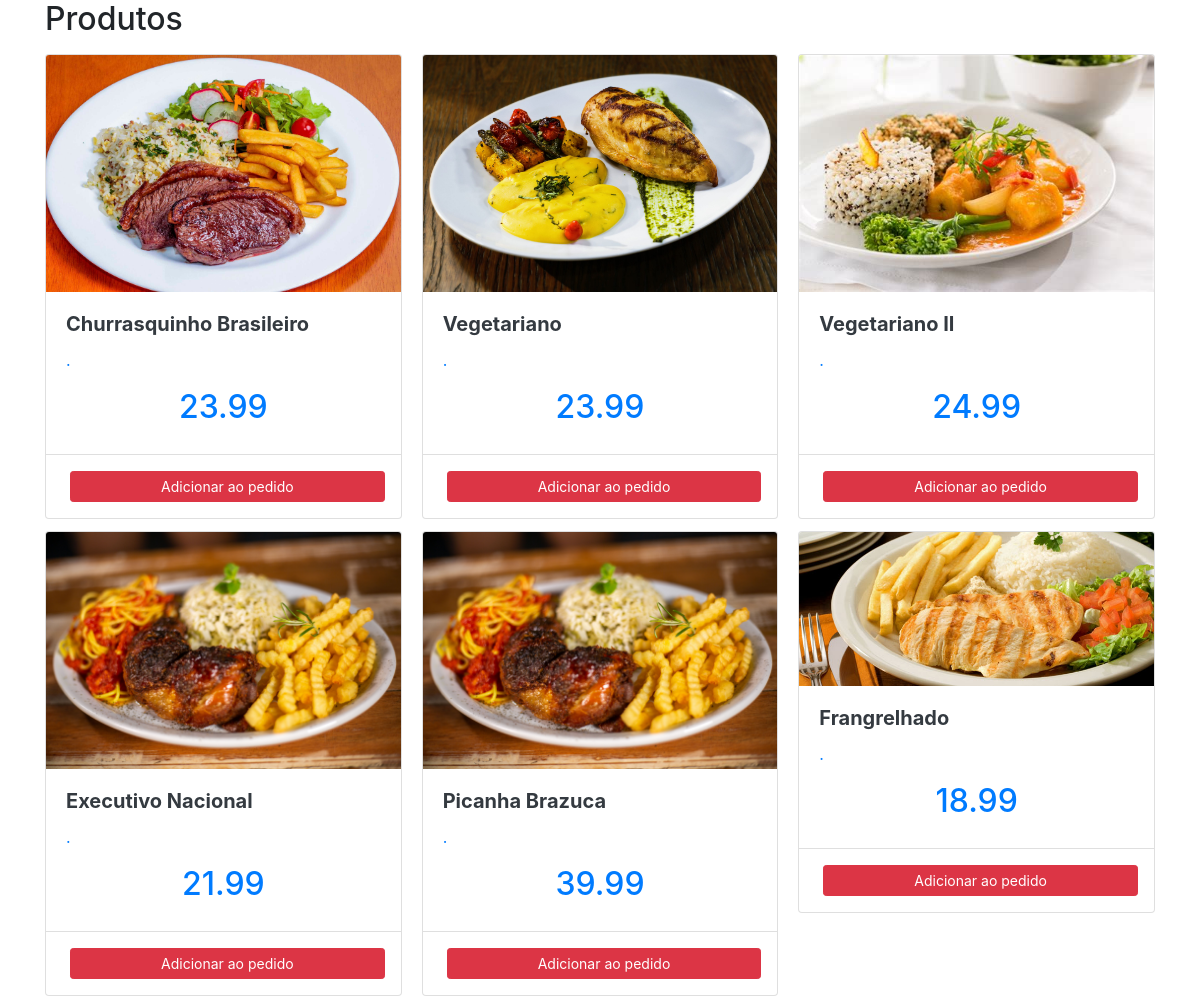
The page / on the database its author committed.
### core/models.py (models this page shows, shortened)
class Base(models.Model):
    criado = models.DateField('Data de criação', auto_now_add=True)
    modificado = models.DateField('Data de atualização', auto_now=True)
    ativo = models.BooleanField('Ativo?', default=True)
    class Meta:
        abstract = True

class Produto(Base):
    nome = models.CharField('Nome', max_length=100)
    descricao = models.TextField('Descrição', blank=True, null=True)
    categoria = models.ForeignKey(Categoria, on_delete=models.CASCADE)
    preco = models.DecimalField('Preço', max_digits=8, decimal_places=2)
    imagem = StdImageField('Imagem', upload_to='produtos', variations={'thumb': (124, 124)})
    slug = models.SlugField('Slug', max_length=100, blank=True, editable=False)

### core/views.py (the view)
# urls.py: path('', index, name='index'),
def index(request):
    context = {
        'produtos': Produto.objects.all()
    }
    return render(request,  'index.html', context)

### core/templates/index.html (shortened to what this page needs)
{% load bootstrap4 %}
<html>
    <head>
        {% bootstrap_css %}
    </head>
    <body>
        <div class="container">
          <div class="row">
            <div class="col-lg-12">
                <h2 class="mb-3">Produtos</h2>
                <div class="card-columns">
                    {% for produto in produtos  %}
                    <div class="card">
                        <a href="#modal{{produto.id}}" data-toggle="modal" data-target="#modal{{produto.id}}">
                        {% if produto.ativo %}
                            {% if produto.imagem %}
                                <img class="card-img-top" src="{{ produto.imagem.url }}" alt="{{produto.nome}}">
                            {% endif %}
                            <div class="card-body">
                                <h5 class="card-title font-weight-bold text-dark">{{produto.nome}}</h5>
                                <p class="card-text">{{produto.descricao_curta}}.</p>
                                <div class="container product-price-block text-center">
                                  <span class="product-price font-weight-bold">
                                      <h2>{{produto.preco}}</h2>
                                  </span>
                                </div>
                            </div>
                            <div class="card-footer bg-transparent border-top-light-custom text-center">
                                <a href="{{produto.slug}}" class="btn btn-danger text-white btn-sm m-1 btn-block">
                                    Adicionar ao pedido
                                </a>
                            </div>
                        </a>
                        </div>
                        {% endif %}
                    {% endfor %}
                </div>
            </div>
        </div>
    </body>
</html>

### rows shown on the page
Produto: imagem (picture), nome "Churrasquinho Brasileiro", preco "23.99"
Produto: imagem (picture), nome "Executivo Nacional", preco "21.99"
Produto: imagem (picture), nome "Vegetariano", preco "23.99"
Produto: imagem (picture), nome "Picanha Brazuca", preco "39.99"
Produto: imagem (picture), nome "Vegetariano II", preco "24.99"
Produto: imagem (picture), nome "Frangrelhado", preco "18.99"
